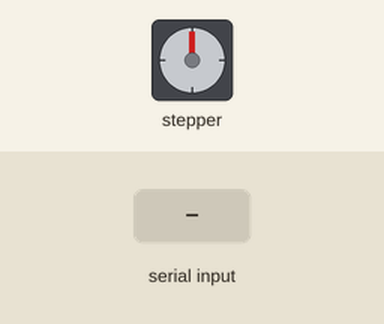
Recording of a sketch running on a simulated Arduino Uno, built with avr-gcc and run on an emulated ATmega328P. Parts: stepper motor. The test bench sets the inputs (shaded band). Stepper angles assume 4096 steps per turn; what the sketch prints to the serial monitor is not drawn.

Above: at 1.2 s.
1.3 s: "start\n" received over Serial
Timing chart, 0 to 4.3 s (numbered marks = the images above; inputs shaded):
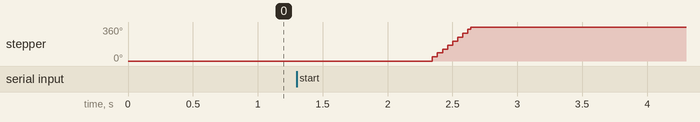

Measured:
- after the input at 1.3 s, stepper: turns 360° clockwise in 0.30 s, starting after 1.0 s

The sketch:

GreenHouse_complete_script.ino
```cpp
#include <Stepper.h>
#include <CheapStepper.h>
#include "DHT.h"
#define SensorPin A2
#define DHTPIN 2
#define DHTTYPE DHT11
const int capteur_D = 4;
const int capteur_A = A0;
int val_analogique;
float sensorValue = 0;
bool moveClockwise = true;
int lid_open;
bool start = false;
DHT dht(DHTPIN, DHTTYPE);
CheapStepper stepper;
// arduino pin <--> pins on ULN2003 board:
// 8 <--> IN1
// 9 <--> IN2
// 10 <--> IN3
// 11 <--> IN4

void setup() {
  pinMode(capteur_D, INPUT);
  pinMode(capteur_A, INPUT);
  Serial.begin(9600);
}
void Stepper1() {
  for (int s = 0; s < 4096; s++) {
    // 4096 steps = full rotation
    stepper.step(moveClockwise);
    int nStep = stepper.getStep();
    if (nStep % 64 == 0) {
      //Serial.print("Step-Pos: ");
      //Serial.print(nStep);
      //Serial.print("");
      //Serial.println();
    }
  }
  // set whether lid is open or closed (swap value each time stepper is run)

  lid_open = 1;
}

void Stepper2() {
  for (int s = 0; s < 4096; s++) {
    // 4096 steps = full rotation
    stepper.step(!moveClockwise);
    int nStep = stepper.getStep();
    if (nStep % 64 == 0) {
      //Serial.print("Step-Pos: ");
      //Serial.print(nStep);
      //Serial.print("");
      //Serial.println();
    }
  }
  // set whether lid is open or closed (swap value each time stepper is run)

  lid_open = 0;
}
//delay(1000);
//moveClockwise = !moveClockwise;

// val_analogique is the variable for the dielectric constant
void RainOpen() {
  val_analogique = analogRead(capteur_A);
  //Serial.print("Rain : ");
  Serial.println(val_analogique);
  //Serial.print("Lid value : ");
  //Serial.println(lid_open);

  if (val_analogique > 100 && (lid_open == 0)) {
    //Serial.print("Open Lid");
    //Serial.println("");
    delay(1000);
    Stepper1();

  }
  // bug //////////////////////////////////////////////////////////
  if (val_analogique < 100 && (lid_open == 1)) {
    //Serial.print("Close Lid");
    //  Serial.println("");
    delay(1000);
    Stepper2();
  }
}

void Soil3() {
  for (int i = 0; i <= 100; i++);
  {
    sensorValue = sensorValue + analogRead(SensorPin);
    delay(1);
  }
  sensorValue = sensorValue / 100.0;
  //Serial.println("100");
  Serial.println(sensorValue);
  delay(30);
}

void TempHumid() {
  delay(2000);
  int h = dht.readHumidity();
  int t = dht.readTemperature();
  int f = dht.readTemperature(true);
  if (isnan(h) || isnan(t) || isnan(f)) {
    Serial.println(F("Failed to read from DHT sensor!"));
    return;
  }
  //float hic = dht.computeHeatIndex(t, h, false);

  //Serial.print(F("Humidity: "));
  Serial.println(h);
  //Serial.print(F("%"));
  //Serial.println("");
  Serial.println(t);
  //Serial.print(F("°C "));
  //Serial.println();
  //Serial.print(f);
  //Serial.print(F("°F  Heat index: "));
  //Serial.print(hic);
  //Serial.print(F("°C "));
  //  Serial.print(hif);
  //Serial.println(F("°F"));
}

void loop() {
  if (start == false && Serial.available()) {
   // command = Serial.readStringUntil('\n');
    if (Serial.readStringUntil('\n').equals("start")) {
      start = true;
    }
  }
  if (start == true) {
    RainOpen();
    delay(1000);
    Soil3();
    delay(5000);
    TempHumid();
    delay(5000);
  }
}
```
